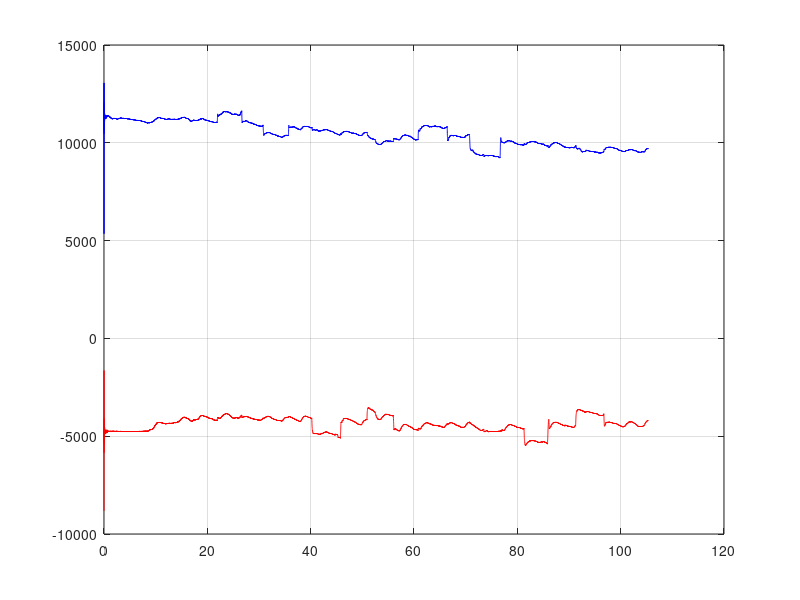

Recreate this plot in MATLAB.
load('EOG_test2.mat');


scrsz = get(groot,'ScreenSize');
scrHeight = scrsz(4)-25 - 120;  %de ce -25???
scrWidth = scrsz(3) - 120;

m1 = 1.0563e+04;
m3 = 9.6484e+03;
m2 = -3.9457e+03;
m4 = -5.0168e+03;

eogHeight = m1 - m3;
eogWidth = m2 - m4;

pixelHeight = eogHeight / scrHeight;
pixelWidth = eogWidth / scrWidth;


currentx = zeros(1,size(y,2));
currenty = zeros(1,size(y,3));
currentx = y(2,:) / pixelWidth;
%block.Dwork(11).Data(1)
currenty = y(3,:) / pixelHeight;
%block.Dwork(11).Data(2)

timestamp = y(1,:);
plot(timestamp,currentx,'b');
hold on;
plot(timestamp,currenty,'r');
grid on;